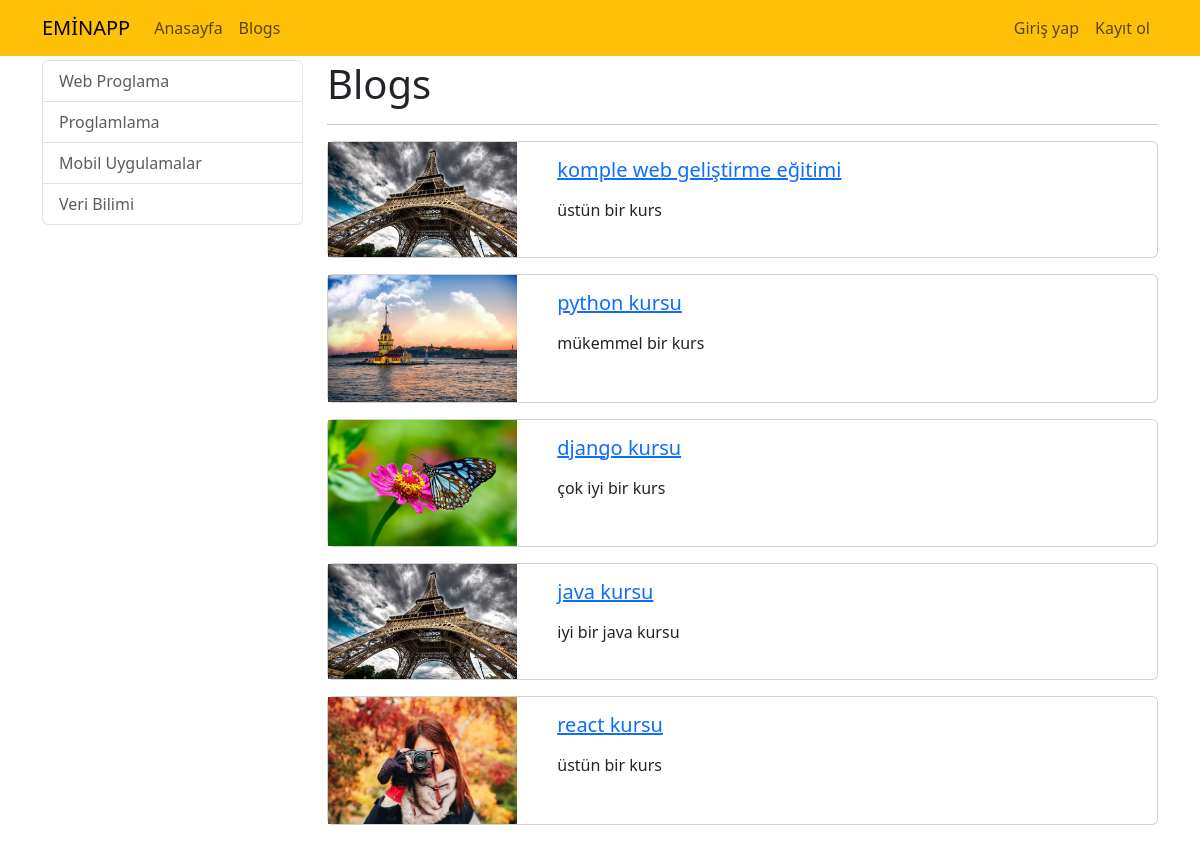
Screenshot of /blogs with the database file from the repository.
### blogapp/blog/models.py (models this page shows, shortened)
class Category(models.Model):
    name = models.CharField(max_length=200)
    slug = models.SlugField(null=False, blank=True,
                            unique=True, db_index=True, editable=False)

class Blog(models.Model):
    title = models.CharField(max_length=200)
    image = models.ImageField(upload_to="blogs")
    description = RichTextField()
    is_active = models.BooleanField(default=False)
    is_home = models.BooleanField(default=False)
    slug = models.SlugField(null=False, blank=True,
                            unique=True, db_index=True, editable=False)
    categories = models.ManyToManyField(Category, blank=True)

### blogapp/blog/views.py (the view)
# urls.py: path('blogs', views.blogs, name="blogs"),
def blogs(request):
    context = {
        "blogs": Blog.objects.filter(is_active=True),
        "categories": Category.objects.all()
    }
    return render(request, 'blogs.html', context)

### blogapp/blog/templates/blogs.html (shortened to what this page needs)
{% extends "base.html" %}
{% block content %}
<div class="container mt-1">
    <div class="row">
            <div class="col-3">
             {% include 'partials/_categories.html' %}
            </div>
            <div class="col-9">
                <h1>Blogs</h1>
                <hr>
                {% if blogs|length > 0 %}
                    {% for blog in blogs %}
                        {% if blog.is_active %}
                            {% include 'blog/partials/_blog.html' %}
                        {% endif %}
                    {% endfor %}
                {% else %}
                    <p>No blogs available.</p>
                {% endif %}
            </div>
    </div>
</div>
{% endblock %}

### templates/partials/_categories.html
<div class="list-group">
    {% for category in categories %}
        {% if selected_category == category.slug %}
            <a class="list-group-item list-group-item-action active" href="{% url "blogs_by_category" category.slug %}">{{ category.name|title }}</a>
        {% else %}
            <a class="list-group-item list-group-item-action" href="{% url "blogs_by_category" category.slug %}">{{ category.name|title }}</a>
        {% endif %}
    {% endfor %}
</div>

### blogapp/blog/templates/blog/partials/_blog.html
{% load static %}
<div class="card mb-3">
    <div class="row">
        <div class="col-md-3">
            <img src="{{ blog.image.url }}" alt="" class="img-fluid">
        </div>
            <div class="col-md-9">
                <div class="card-body">
                    <h5 class="card-title">
                        <a href="{% url 'blogs_details' blog.slug %}">
                        {{ blog.title }}
                        </a>
                    </h5>
                    <p class="card-text">{{ blog.description|safe }}</p>
                </div>
            </div>
    </div>
</div>

### rows the page displays
Category: name "Web Proglama"
Category: name "Proglamlama"
Category: name "Mobil Uygulamalar"
Category: name "Veri Bilimi"
Blog: image (picture), title "komple web geliştirme eğitimi", description "üstün bir kurs"
Blog: image (picture), title "python kursu", description "mükemmel bir kurs"
Blog: image (picture), title "django kursu", description "çok iyi bir kurs"
Blog: image (picture), title "java kursu", description "iyi bir java kursu"
Blog: image (picture), title "react kursu", description "üstün bir kurs"
